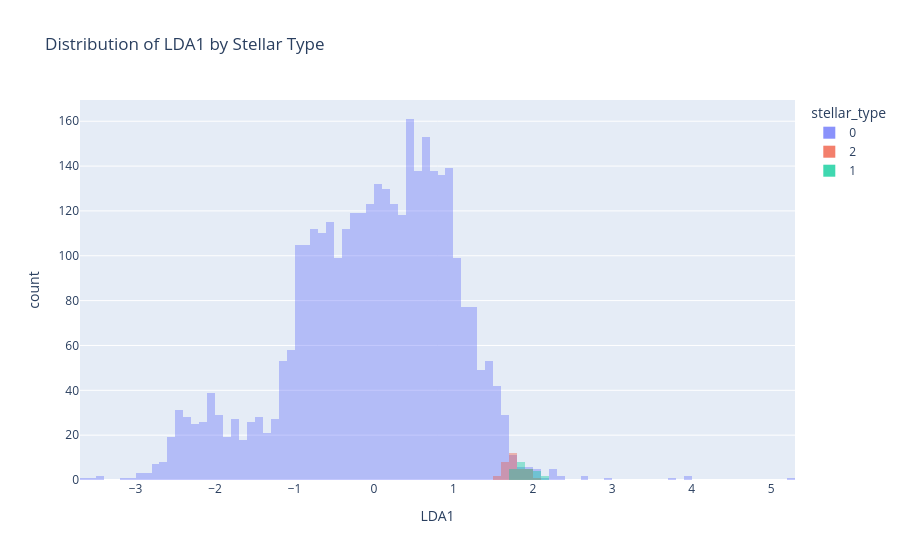

Notebook code for this chart:
### Code cell
fig = px.histogram(df_lda, x='LDA1', color='stellar_type', barmode='overlay', nbins=100, title='Distribution of LDA1 by Stellar Type')
fig.update_traces(opacity=0.75) # Set the opacity of the bars for better visibility
fig.show() # Display the histogram

### Figure 1 — Plotly figure (JSON) as saved in the notebook; plotly's stock layout.template omitted (floating-point values rounded to 4 significant figures; data arrays with more than 128 entries replaced by an {"elided": "..."} marker saying what was removed)
{"data": [{"bingroup": "x", "hovertemplate": "stellar_type=0<br>LDA1=%{x}<br>count=%{y}<extra></extra>", "legendgroup": "0", "marker": {"color": "#636efa", "opacity": 0.5, "pattern": {"shape": ""}}, "name": "0", "nbinsx": 100, "opacity": 0.75, "orientation": "v", "showlegend": true, "type": "histogram", "x": {"elided": "3457 float values"}, "xaxis": "x", "yaxis": "y"}, {"bingroup": "x", "hovertemplate": "stellar_type=2<br>LDA1=%{x}<br>count=%{y}<extra></extra>", "legendgroup": "2", "marker": {"color": "#EF553B", "opacity": 0.5, "pattern": {"shape": ""}}, "name": "2", "nbinsx": 100, "opacity": 0.75, "orientation": "v", "showlegend": true, "type": "histogram", "x": [1.717, 1.854, 1.727, 1.751, 1.787, 1.891, 1.785, 1.805, 1.71, 2.002, 1.771, 1.821, 1.948, 1.631, 1.798, 1.772, 1.614, 1.735, 1.921, 1.942, 1.666, 1.823, 1.583, 1.976, 1.724, 1.919, 1.56, 1.699, 1.711, 1.672, 1.681, 1.695, 1.644], "xaxis": "x", "yaxis": "y"}, {"bingroup": "x", "hovertemplate": "stellar_type=1<br>LDA1=%{x}<br>count=%{y}<extra></extra>", "legendgroup": "1", "marker": {"color": "#00cc96", "opacity": 0.5, "pattern": {"shape": ""}}, "name": "1", "nbinsx": 100, "opacity": 0.75, "orientation": "v", "showlegend": true, "type": "histogram", "x": [1.947, 1.899, 1.772, 1.888, 1.722, 1.971, 1.769, 1.817, 2.041, 1.812, 2.081, 1.948, 1.762, 1.974, 1.928, 1.818, 2.073, 1.869, 1.891, 1.844, 2.112, 1.788, 2.035, 2.113], "xaxis": "x", "yaxis": "y"}], "layout": {"barmode": "overlay", "legend": {"title": {"text": "stellar_type"}, "tracegroupgap": 0}, "title": {"text": "Distribution of LDA1 by Stellar Type"}, "xaxis": {"anchor": "y", "domain": [0, 1], "title": {"text": "LDA1"}}, "yaxis": {"anchor": "x", "domain": [0, 1], "title": {"text": "count"}}}}
